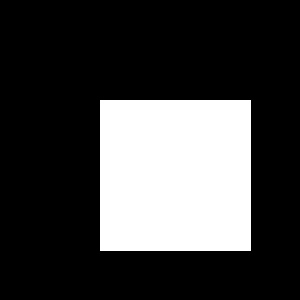
#> input picture OpenCV/CHAPTER 7/Rectangle.jpg, 300 x 300 px, found by its file name
$ python 02_approxPolyDP.py
#> lines starting #> are read from the running program, lines starting #| are printed output that depends on the picture; after the words box and inside, x2 and y2 are one past the last pixel; in counts of white or black regions, pixels touching at a corner belong together
# to detect shapes (by counting their corners)
# approx = cv2.approxPolyDP(contour, epsilon, True)
# (epsilon - 0.01)*cv2.arcLength(contour, True), (smaller = more precise, more points) (larger = rougher, fewer points)
# shape = small, arcLength = 200px, epsilon = 0.01 == 2.0px
# shape = large, arcLength = 800px, epsilon = 0.01 == 8.0px


import cv2

img = cv2.imread('CHAPTER 7\\Rectangle.jpg')
#> img is the input picture: shape (300, 300, 3); min 0, max 255, mean 64.6

gray = cv2.cvtColor(img, cv2.COLOR_BGR2GRAY)

_, thresh = cv2.threshold(gray, 240, 255, cv2.THRESH_BINARY)
#> thresh: shape (300, 300); 25.3% white; 1 white region, box (x1, y1, x2, y2) and area: (100, 100, 251, 251) 22801

# _ is a placeholder

# Find contours
contours, heirarchy = cv2.findContours(thresh, cv2.RETR_TREE, cv2.CHAIN_APPROX_SIMPLE) # now it knows where is the borders of shape
#> contours = [[[100, 100], [100, 250], [250, 250], [250, 100]]]
# to output the contours

# cv2.drawContours(image, contours, contour_index, color, thickness)
# contour_index = -1 (draw everything), 0(first), 1(second)

cv2.drawContours(img, contours, -1, (0,255,0), 3)
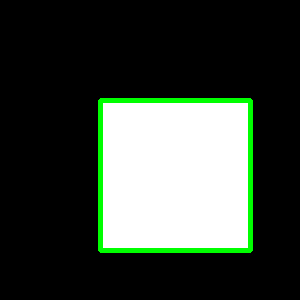
#> img: shape (300, 300, 3); 3.32% of pixels changed, all inside (x1, y1, x2, y2) = (98, 98, 253, 253)

# approxPolyDP

for contour in contours:
    approx = cv2.approxPolyDP(contour, 0.01 * cv2.arcLength(contour, True), True)

    corners = len(approx)

    if corners == 3:
        shape_name = "Triangle"
    elif corners == 4:
        shape_name = "Rectangle"
    elif corners == 5:
        shape_name = "Pentagone"
    elif corners > 5:
        shape_name = "Circle"

    else:
        shape_name = "unknown"

    cv2.drawContours(img, [approx], 0, (0,255,0), 2)
    x = approx.ravel()[0] # multidimensional array to 1D array
    y = approx.ravel()[1] - 10
    cv2.putText(img, shape_name, (x,y), cv2.FONT_HERSHEY_COMPLEX, 0.6, (255,0,0), 2)
#> this loop made 1 pass
#> (approx, corners, shape_name, x, y) on pass 1: ([[100, 100], [100, 250], [250, 250], [250, 100]], 4, 'Rectangle', 100, 90)
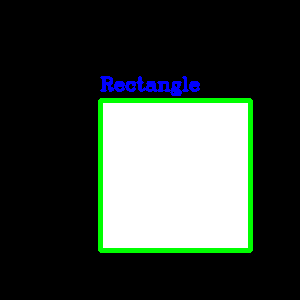
#> img: shape (300, 300, 3); 1% of pixels changed, all inside (x1, y1, x2, y2) = (100, 76, 200, 96)

cv2.imshow("Contours", img)
cv2.waitKey(0)
cv2.destroyAllWindows()

# save

cv2.imwrite('detected_shape.jpg', img)

# 4:22:08
